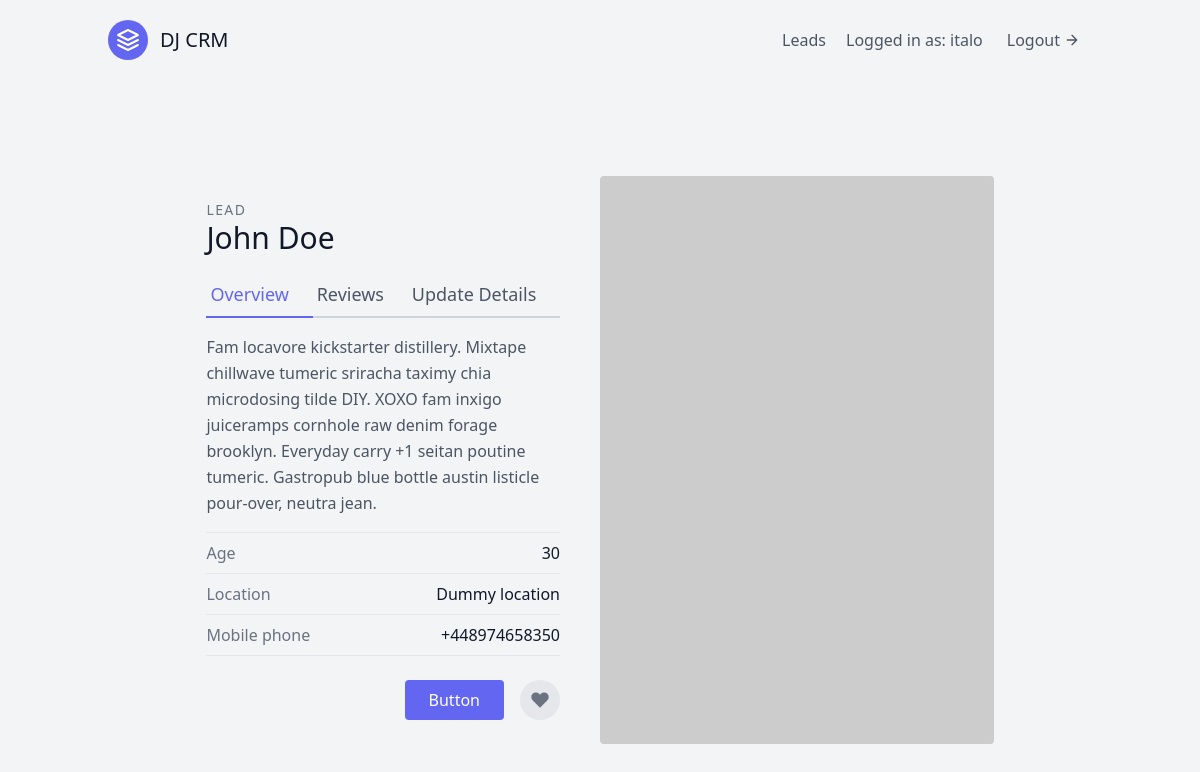
The page /leads/11/ (signed in) on the database its author committed.
### leads/models.py (models this page shows, shortened)
class User(AbstractUser):
    pass

class Lead(models.Model):
    first_name = models.CharField(max_length=50)
    last_name = models.CharField(max_length=50)
    age = models.IntegerField(default=0)
    agent = models.ForeignKey("Agent", on_delete=models.CASCADE)

### leads/views.py (the view)
# urls.py: path("<int:pk>/", LeadDetailView.as_view(), name="lead-detail"),
class LeadDetailView(generic.DetailView):
    template_name = "leads/lead_detail.html"
    queryset = Lead.objects.all()
    context_object_name = "lead"

### leads/templates/leads/lead_detail.html
{% extends "base.html" %}
{% block content %}
<section class="text-gray-600 body-font overflow-hidden">
    <div class="container px-5 py-24 mx-auto">
        <div class="lg:w-4/5 mx-auto flex flex-wrap">
            <div class="lg:w-1/2 w-full lg:pr-10 lg:py-6 mb-6 lg:mb-0">
                <h2 class="text-sm title-font text-gray-500 tracking-widest">LEAD</h2>
                <h1 class="text-gray-900 text-3xl title-font font-medium mb-4">{{ lead.first_name}} {{ lead.last_name}}
                </h1>
                <div class="flex mb-4">
                    <a href="{% url 'leads:lead-detail' lead.pk %}"
                        class="flex-grow text-indigo-500 border-b-2 border-indigo-500 py-2 text-lg px-1">
                        Overview
                    </a>
                    <a class="flex-grow border-b-2 border-gray-300 py-2 text-lg px-1">
                        Reviews
                    </a>
                    <a href="{% url 'leads:lead-update' lead.pk %}"
                        class="flex-grow border-b-2 border-gray-300 py-2 text-lg px-1">
                        Update Details
                    </a>
                </div>
                <p class="leading-relaxed mb-4">Fam locavore kickstarter distillery. Mixtape chillwave tumeric sriracha
                    taximy chia microdosing tilde DIY. XOXO fam inxigo juiceramps cornhole raw denim forage brooklyn.
                    Everyday carry +1 seitan poutine tumeric. Gastropub blue bottle austin listicle pour-over, neutra
                    jean.</p>
                <div class="flex border-t border-gray-200 py-2">
                    <span class="text-gray-500">Age</span>
                    <span class="ml-auto text-gray-900">{{ lead.age }}</span>
                </div>
                <div class="flex border-t border-gray-200 py-2">
                    <span class="text-gray-500">Location</span>
                    <span class="ml-auto text-gray-900">Dummy location</span>
                </div>
                <div class="flex border-t border-b mb-6 border-gray-200 py-2">
                    <span class="text-gray-500">Mobile phone</span>
                    <span class="ml-auto text-gray-900">+448974658350</span>
                </div>
                <div class="flex">
                    <button
                        class="flex ml-auto text-white bg-indigo-500 border-0 py-2 px-6 focus:outline-none hover:bg-indigo-600 rounded">Button</button>
                    <button
                        class="rounded-full w-10 h-10 bg-gray-200 p-0 border-0 inline-flex items-center justify-center text-gray-500 ml-4">
                        <svg fill="currentColor" stroke-linecap="round" stroke-linejoin="round" stroke-width="2"
                            class="w-5 h-5" viewBox="0 0 24 24">
                            <path
                                d="M20.84 4.61a5.5 5.5 0 00-7.78 0L12 5.67l-1.06-1.06a5.5 5.5 0 00-7.78 7.78l1.06 1.06L12 21.23l7.78-7.78 1.06-1.06a5.5 5.5 0 000-7.78z">
                            </path>
                        </svg>
                    </button>
                </div>
            </div>
            <img alt="ecommerce" class="lg:w-1/2 w-full lg:h-auto h-64 object-cover object-center rounded"
                src="https://dummyimage.com/400x400">
        </div>
    </div>
</section>
{% endblock content %}

### templates/navbar.html (shortened to what this page needs)
<header class="text-gray-600 body-font">
    <div class="container mx-auto flex flex-wrap p-5 flex-col md:flex-row items-center">
        <a class="flex title-font font-medium items-center text-gray-900 mb-4 md:mb-0">
            <svg xmlns="http://www.w3.org/2000/svg" fill="none" stroke="currentColor" stroke-linecap="round"
                stroke-linejoin="round" stroke-width="2" class="w-10 h-10 text-white p-2 bg-indigo-500 rounded-full"
                viewBox="0 0 24 24">
                <path d="M12 2L2 7l10 5 10-5-10-5zM2 17l10 5 10-5M2 12l10 5 10-5"></path>
            </svg>
            <span class="ml-3 text-xl">DJ CRM</span>
        </a>
        <nav class="md:ml-auto flex flex-wrap items-center text-base justify-center">
            <a href="{% url 'leads:lead-list' %}" class="mr-5 hover:text-gray-900">Leads</a>
        </nav>
        {% if request.user.is_authenticated %}
        Logged in as: {{ request.user.username }}
        <a href="{% url 'logout' %}"
            class="ml-3 inline-flex items-center bg-gray-100 border-0 py-1 px-3 focus:outline-none hover:bg-gray-200 rounded text-base mt-4 md:mt-0">
            Logout
            <svg fill="none" stroke="currentColor" stroke-linecap="round" stroke-linejoin="round" stroke-width="2"
                class="w-4 h-4 ml-1" viewBox="0 0 24 24">
                <path d="M5 12h14M12 5l7 7-7 7"></path>
            </svg>
        </a>
        {% endif %}
    </div>
</header>

### rows shown on the page
User: user.username "italo"
Lead: first_name "John", last_name "Doe", age "30"
